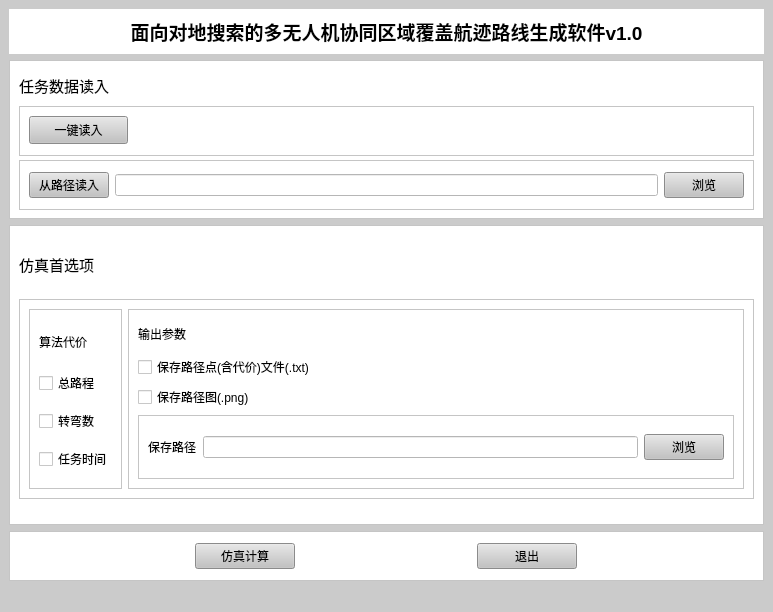
<?xml version="1.0" encoding="UTF-8"?>
<ui version="4.0">
 <class>MainWindow</class>
 <widget class="QMainWindow" name="MainWindow">
  <property name="geometry">
   <rect>
    <x>0</x>
    <y>0</y>
    <width>773</width>
    <height>612</height>
   </rect>
  </property>
  <property name="windowTitle">
   <string>MainWindow</string>
  </property>
  <property name="styleSheet">
   <string notr="true">background-color: rgb(203, 203, 203)</string>
  </property>
  <widget class="QWidget" name="centralwidget">
   <layout class="QVBoxLayout" name="verticalLayout">
    <item>
     <widget class="QLabel" name="label">
      <property name="minimumSize">
       <size>
        <width>0</width>
        <height>45</height>
       </size>
      </property>
      <property name="maximumSize">
       <size>
        <width>16777215</width>
        <height>45</height>
       </size>
      </property>
      <property name="font">
       <font>
        <pointsize>14</pointsize>
        <weight>75</weight>
        <bold>true</bold>
       </font>
      </property>
      <property name="styleSheet">
       <string notr="true">background-color:rgb(255, 255, 255)</string>
      </property>
      <property name="text">
       <string>面向对地搜索的多无人机协同区域覆盖航迹路线生成软件v1.0</string>
      </property>
      <property name="alignment">
       <set>Qt::AlignCenter</set>
      </property>
     </widget>
    </item>
    <item>
     <widget class="QFrame" name="frame">
      <property name="minimumSize">
       <size>
        <width>0</width>
        <height>150</height>
       </size>
      </property>
      <property name="maximumSize">
       <size>
        <width>16777215</width>
        <height>16777215</height>
       </size>
      </property>
      <property name="styleSheet">
       <string notr="true">background-color:rgb(255, 255, 255)</string>
      </property>
      <property name="frameShape">
       <enum>QFrame::StyledPanel</enum>
      </property>
      <property name="frameShadow">
       <enum>QFrame::Raised</enum>
      </property>
      <layout class="QVBoxLayout" name="verticalLayout_2">
       <item>
        <widget class="QLabel" name="label_2">
         <property name="minimumSize">
          <size>
           <width>0</width>
           <height>30</height>
          </size>
         </property>
         <property name="maximumSize">
          <size>
           <width>16777215</width>
           <height>30</height>
          </size>
         </property>
         <property name="font">
          <font>
           <pointsize>11</pointsize>
          </font>
         </property>
         <property name="text">
          <string>任务数据读入</string>
         </property>
        </widget>
       </item>
       <item>
        <widget class="QFrame" name="frame_5">
         <property name="minimumSize">
          <size>
           <width>0</width>
           <height>50</height>
          </size>
         </property>
         <property name="maximumSize">
          <size>
           <width>16777215</width>
           <height>50</height>
          </size>
         </property>
         <property name="frameShape">
          <enum>QFrame::StyledPanel</enum>
         </property>
         <property name="frameShadow">
          <enum>QFrame::Raised</enum>
         </property>
         <widget class="QPushButton" name="pushButton">
          <property name="geometry">
           <rect>
            <x>10</x>
            <y>10</y>
            <width>99</width>
            <height>28</height>
           </rect>
          </property>
          <property name="styleSheet">
           <string notr="true">background-color:rgb(194, 194, 194)</string>
          </property>
          <property name="text">
           <string>一键读入</string>
          </property>
         </widget>
        </widget>
       </item>
       <item>
        <widget class="QFrame" name="frame_4">
         <property name="minimumSize">
          <size>
           <width>0</width>
           <height>50</height>
          </size>
         </property>
         <property name="maximumSize">
          <size>
           <width>16777215</width>
           <height>50</height>
          </size>
         </property>
         <property name="frameShape">
          <enum>QFrame::StyledPanel</enum>
         </property>
         <property name="frameShadow">
          <enum>QFrame::Raised</enum>
         </property>
         <layout class="QHBoxLayout" name="horizontalLayout">
          <item>
           <widget class="QPushButton" name="pushButton_2">
            <property name="styleSheet">
             <string notr="true">background-color:rgb(194, 194, 194)</string>
            </property>
            <property name="text">
             <string>从路径读入</string>
            </property>
           </widget>
          </item>
          <item>
           <widget class="QLineEdit" name="lineEdit"/>
          </item>
          <item>
           <widget class="QPushButton" name="pushButton_3">
            <property name="styleSheet">
             <string notr="true">background-color:rgb(194, 194, 194)</string>
            </property>
            <property name="text">
             <string>浏览</string>
            </property>
           </widget>
          </item>
         </layout>
        </widget>
       </item>
      </layout>
     </widget>
    </item>
    <item>
     <widget class="QFrame" name="frame_2">
      <property name="minimumSize">
       <size>
        <width>0</width>
        <height>300</height>
       </size>
      </property>
      <property name="maximumSize">
       <size>
        <width>16777215</width>
        <height>16777215</height>
       </size>
      </property>
      <property name="styleSheet">
       <string notr="true">background-color:rgb(255, 255, 255)</string>
      </property>
      <property name="frameShape">
       <enum>QFrame::StyledPanel</enum>
      </property>
      <property name="frameShadow">
       <enum>QFrame::Raised</enum>
      </property>
      <layout class="QVBoxLayout" name="verticalLayout_3">
       <item>
        <widget class="QLabel" name="label_3">
         <property name="maximumSize">
          <size>
           <width>16777215</width>
           <height>30</height>
          </size>
         </property>
         <property name="font">
          <font>
           <pointsize>11</pointsize>
          </font>
         </property>
         <property name="text">
          <string>仿真首选项</string>
         </property>
        </widget>
       </item>
       <item>
        <widget class="QFrame" name="frame_6">
         <property name="minimumSize">
          <size>
           <width>0</width>
           <height>200</height>
          </size>
         </property>
         <property name="maximumSize">
          <size>
           <width>16777215</width>
           <height>200</height>
          </size>
         </property>
         <property name="frameShape">
          <enum>QFrame::StyledPanel</enum>
         </property>
         <property name="frameShadow">
          <enum>QFrame::Raised</enum>
         </property>
         <layout class="QHBoxLayout" name="horizontalLayout_2">
          <item>
           <widget class="QFrame" name="frame_7">
            <property name="frameShape">
             <enum>QFrame::StyledPanel</enum>
            </property>
            <property name="frameShadow">
             <enum>QFrame::Raised</enum>
            </property>
            <layout class="QVBoxLayout" name="verticalLayout_4">
             <item>
              <widget class="QLabel" name="label_4">
               <property name="minimumSize">
                <size>
                 <width>0</width>
                 <height>30</height>
                </size>
               </property>
               <property name="maximumSize">
                <size>
                 <width>16777215</width>
                 <height>30</height>
                </size>
               </property>
               <property name="text">
                <string>算法代价</string>
               </property>
              </widget>
             </item>
             <item>
              <widget class="QCheckBox" name="checkBox">
               <property name="text">
                <string>总路程</string>
               </property>
              </widget>
             </item>
             <item>
              <widget class="QCheckBox" name="checkBox_2">
               <property name="text">
                <string>转弯数</string>
               </property>
              </widget>
             </item>
             <item>
              <widget class="QCheckBox" name="checkBox_3">
               <property name="text">
                <string>任务时间</string>
               </property>
              </widget>
             </item>
            </layout>
           </widget>
          </item>
          <item>
           <widget class="QFrame" name="frame_8">
            <property name="frameShape">
             <enum>QFrame::StyledPanel</enum>
            </property>
            <property name="frameShadow">
             <enum>QFrame::Raised</enum>
            </property>
            <layout class="QVBoxLayout" name="verticalLayout_5">
             <item>
              <widget class="QLabel" name="label_5">
               <property name="minimumSize">
                <size>
                 <width>0</width>
                 <height>30</height>
                </size>
               </property>
               <property name="maximumSize">
                <size>
                 <width>16777215</width>
                 <height>30</height>
                </size>
               </property>
               <property name="text">
                <string>输出参数</string>
               </property>
              </widget>
             </item>
             <item>
              <widget class="QCheckBox" name="checkBox_4">
               <property name="text">
                <string>保存路径点(含代价)文件(.txt)</string>
               </property>
              </widget>
             </item>
             <item>
              <widget class="QCheckBox" name="checkBox_5">
               <property name="text">
                <string>保存路径图(.png)</string>
               </property>
              </widget>
             </item>
             <item>
              <widget class="QFrame" name="frame_9">
               <property name="frameShape">
                <enum>QFrame::StyledPanel</enum>
               </property>
               <property name="frameShadow">
                <enum>QFrame::Raised</enum>
               </property>
               <layout class="QHBoxLayout" name="horizontalLayout_3">
                <item>
                 <widget class="QLabel" name="label_6">
                  <property name="text">
                   <string>保存路径</string>
                  </property>
                 </widget>
                </item>
                <item>
                 <widget class="QLineEdit" name="lineEdit_2"/>
                </item>
                <item>
                 <widget class="QPushButton" name="pushButton_4">
                  <property name="styleSheet">
                   <string notr="true">background-color:rgb(194, 194, 194)</string>
                  </property>
                  <property name="text">
                   <string>浏览</string>
                  </property>
                 </widget>
                </item>
               </layout>
              </widget>
             </item>
            </layout>
           </widget>
          </item>
         </layout>
        </widget>
       </item>
      </layout>
     </widget>
    </item>
    <item>
     <widget class="QFrame" name="frame_3">
      <property name="minimumSize">
       <size>
        <width>0</width>
        <height>50</height>
       </size>
      </property>
      <property name="maximumSize">
       <size>
        <width>16777215</width>
        <height>50</height>
       </size>
      </property>
      <property name="styleSheet">
       <string notr="true">background-color:rgb(255, 255, 255)</string>
      </property>
      <property name="frameShape">
       <enum>QFrame::StyledPanel</enum>
      </property>
      <property name="frameShadow">
       <enum>QFrame::Raised</enum>
      </property>
      <layout class="QHBoxLayout" name="horizontalLayout_4">
       <item>
        <widget class="QPushButton" name="pushButton_5">
         <property name="maximumSize">
          <size>
           <width>100</width>
           <height>16777215</height>
          </size>
         </property>
         <property name="styleSheet">
          <string notr="true">background-color:rgb(194, 194, 194)</string>
         </property>
         <property name="text">
          <string>仿真计算</string>
         </property>
        </widget>
       </item>
       <item>
        <widget class="QPushButton" name="pushButton_6">
         <property name="maximumSize">
          <size>
           <width>100</width>
           <height>16777215</height>
          </size>
         </property>
         <property name="styleSheet">
          <string notr="true">background-color:rgb(194, 194, 194)</string>
         </property>
         <property name="text">
          <string>退出</string>
         </property>
        </widget>
       </item>
      </layout>
     </widget>
    </item>
   </layout>
  </widget>
  <widget class="QStatusBar" name="statusbar"/>
 </widget>
 <resources/>
 <connections/>
</ui>
